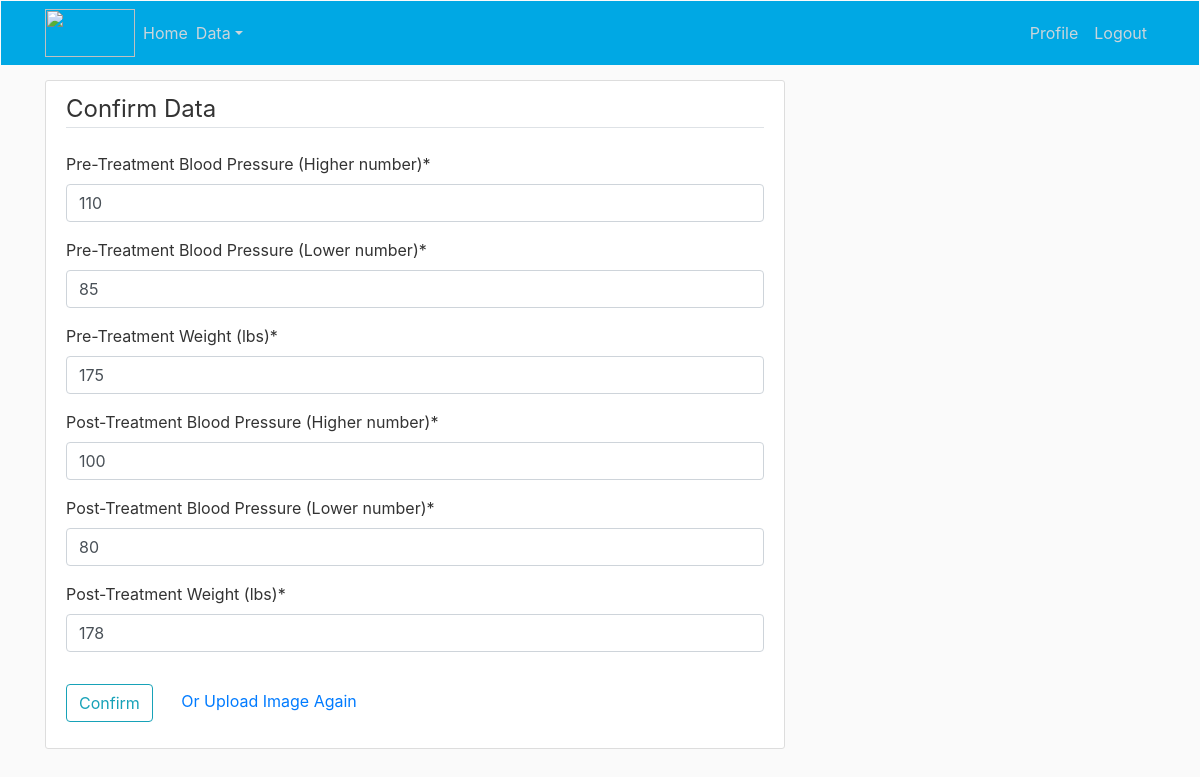
Page /confirm/5/ (signed in) on the earlier database version.
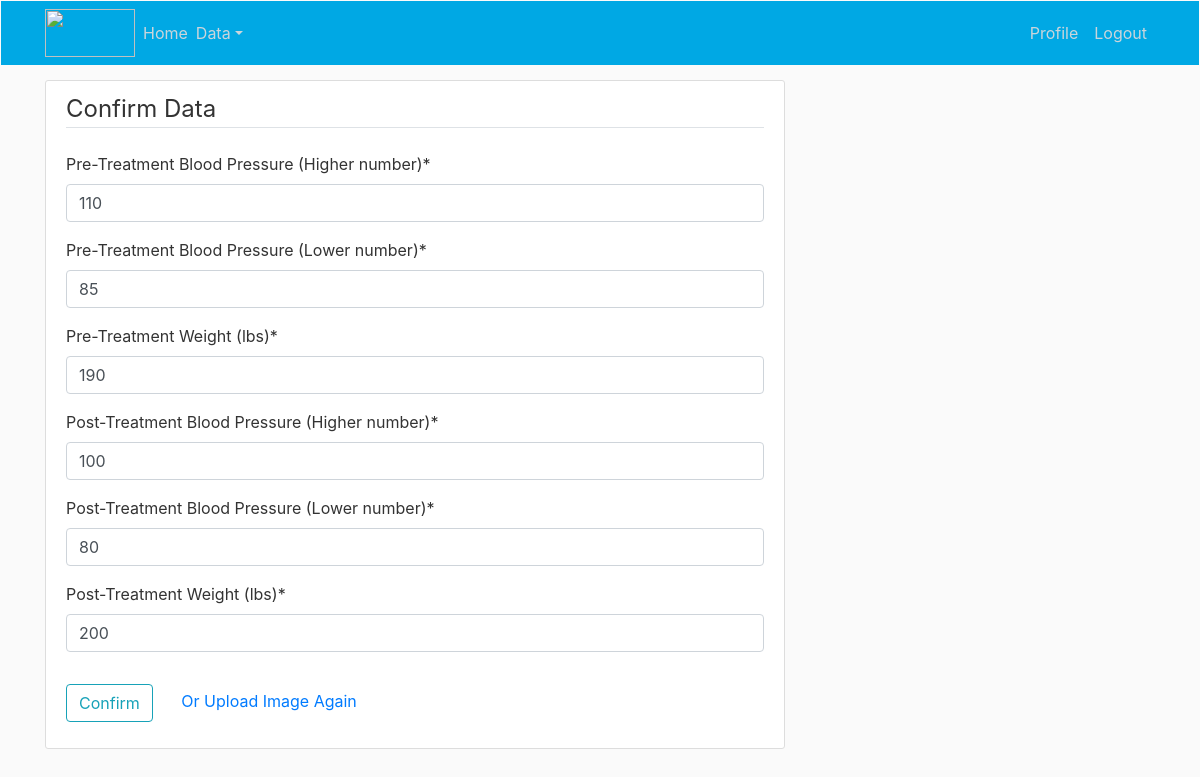
Same page on the later database version.
### data/models.py (models this page shows, shortened)
class Entry(models.Model):
	user = models.ForeignKey(User, on_delete=models.DO_NOTHING)
	pre_bp_sys = models.IntegerField()
	pre_bp_dia = models.IntegerField()
	pre_weight = models.IntegerField()
	post_bp_sys = models.IntegerField()
	post_bp_dia = models.IntegerField()
	post_weight = models.IntegerField()
	date_created = models.DateTimeField()

### data/views.py (the view)
# urls.py: path('confirm/<int:id>/', views.confirm, name='confirm'),
@login_required
def confirm(request, id):
	entry = get_object_or_404(Entry,id=id, user=request.user)
	form = EntryForm(instance=entry)
	return render(request,'data/enter_data.html',{'form':form,'confirm':True,'id':id})

### data/forms.py
class EntryForm(ModelForm):
	class Meta:
		model = Entry
		exclude = ('user', 'date_created','num',)
		fields = ['pre_bp_sys','pre_bp_dia','pre_weight','post_bp_sys','post_bp_dia','post_weight']
		labels = {'pre_bp_sys': 'Pre-Treatment Blood Pressure (Higher number)','pre_bp_dia':'Pre-Treatment Blood Pressure (Lower number)',
		'pre_weight': 'Pre-Treatment Weight (lbs)','post_bp_sys': 'Post-Treatment Blood Pressure (Higher number)',
		'post_bp_dia': 'Post-Treatment Blood Pressure (Lower number)','post_weight': 'Post-Treatment Weight (lbs)'}

### data/templates/data/enter_data.html (shortened to what this page needs)
{% extends "davita/base.html" %}
{% load crispy_forms_tags%}
{% block content%}
<div class="content-section col-md-8">
	<form method="POST">
		<fieldset class="form-group">
			{% if not confirm%}
			<legend class="border-bottom mb-4">Enter Data</legend>
			{% else %}
			<legend class="border-bottom mb-4">Confirm Data</legend>
			{% endif %}
			{{ form|crispy }}
		</fieldset>
		<div class="form-group">
			{% if not confirm%}
			<button class="btn btn-outline-info" type="submit" formaction="/submit/">Submit</button>
			<a class="ml-4" href="/upload/">
				Or Upload Image
			</a>
			{% else %}
			<button class="btn btn-outline-info" type="submit" formaction="/submit/{{id}}/">Confirm</button>
			<a class="ml-4" href="/upload/">
				Or Upload Image Again
			</a>
			{% endif %}
		</div>
	</form>
</div>
{% endblock content %}

Differences in the rows shown:
changed Entry: pre_weight "175" → "190"; post_weight "178" → "200"
